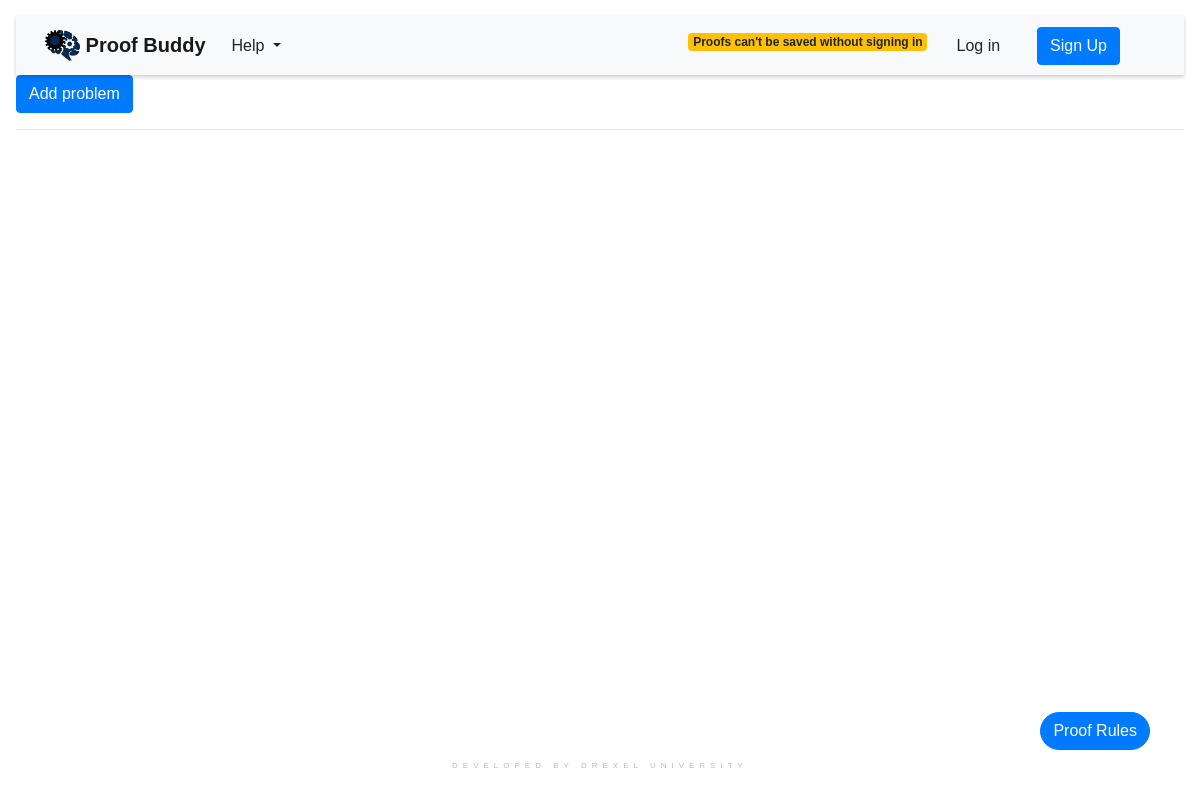
The app's page /problems/, older data.
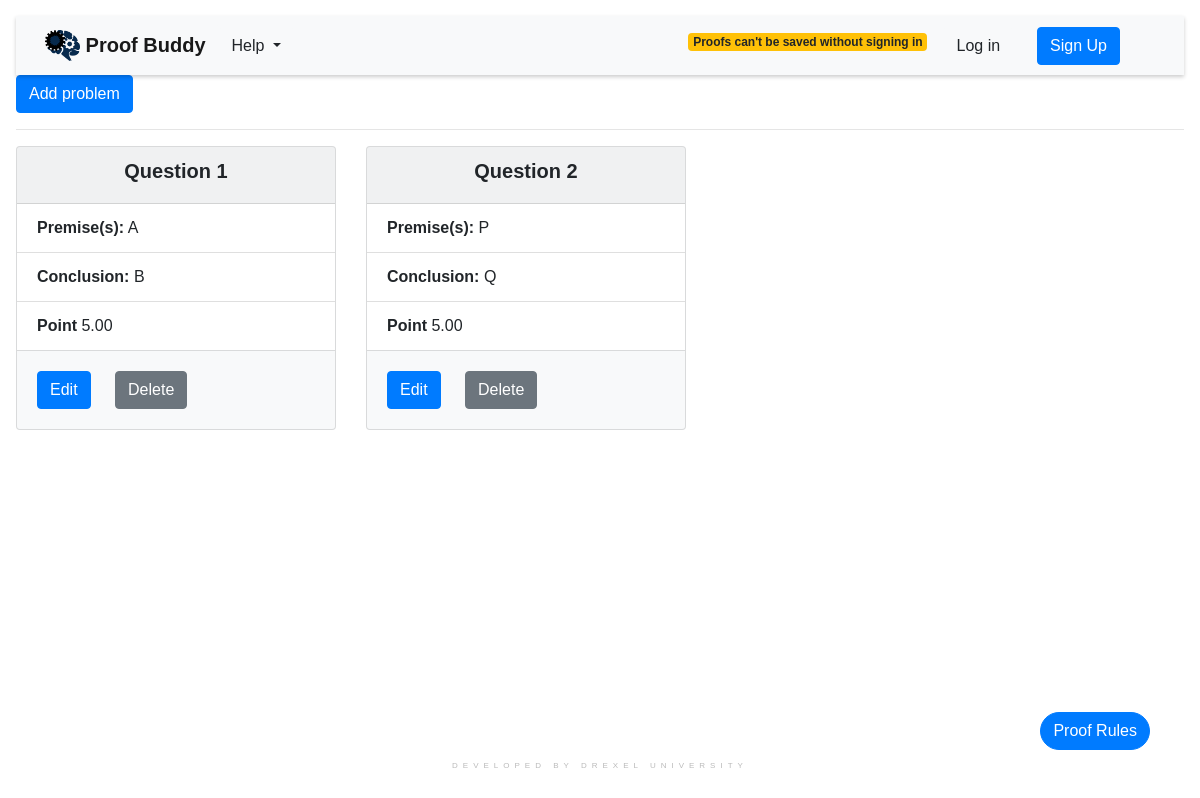
The same page, newer data.
### proofchecker/models.py (models this page shows, shortened)
class Problem(models.Model):
    question = models.CharField(max_length=255, default='Solve the following problem')
    point = models.DecimalField(max_digits=5, decimal_places=2)
    target_steps = models.PositiveIntegerField()
    lost_points = models.PositiveIntegerField()
    proof = models.OneToOneField(Proof, on_delete=models.CASCADE)

class Proof(models.Model):
    name = models.CharField(max_length=255, blank=True,
                            null=True, default="New Proof")
    rules = models.CharField(
        max_length=255, choices=RULES_CHOICES, default='tfl_basic')
    premises = models.CharField(max_length=255, blank=True, null=True)
    conclusion = models.CharField(max_length=255)
    created_by = models.ForeignKey(User, on_delete=models.CASCADE)
    class Meta:
        ordering = ['-id']

### assignments/views.py (the view)
# urls.py: path("problems/", views.ProblemView.as_view(), name="all_problems"),
class ProblemView(ListView):
    model = Problem
    template_name = "assignments/problems.html"

### assignments/templates/assignments/problems.html
{% extends 'proofchecker/base.html' %}
{% load static %}
{% block content %}
    <a href="{% url 'add_problem' %}" class="btn btn-primary">Add problem</a>
    <hr>
    <div class="d-flex flex-row justify-content-start">
        <div class="row">
            {% for object in object_list %}
                <div class="col">
                    <div class="card bg-light mb-3" style="width: 20rem;">
                        <div class="card-header">
                            <h5 style="text-align: center"><b> {{ object.question }}</b></h5>
                        </div>
                        <ul class="list-group list-group-flush">
                            <li class="list-group-item"><b>Premise(s):</b> {{ object.proof.premises }}</li>
                            <li class="list-group-item"><b>Conclusion:</b> {{ object.proof.conclusion }}</li>
                            <li class="list-group-item"><b>Point</b> {{ object.point }}</li>
                        </ul>
                        <div class="card-body">
                            <a href="{% url 'problem_details' object.id %}" class="card-link btn btn-primary">Edit</a>
                            <a href="{% url 'delete_problem' object.id %}"
                               class="card-link btn btn-secondary">Delete</a>
                        </div>
                    </div>
                </div>
            {% endfor %}
        </div>
    </div>
{% endblock %}

Row changes from the older to the newer data that the page shows:
added Problem: question "Question 1", proof.premises "A", proof.conclusion "B", point "5.00"
added Problem: question "Question 2", proof.premises "P", proof.conclusion "Q", point "5.00"
